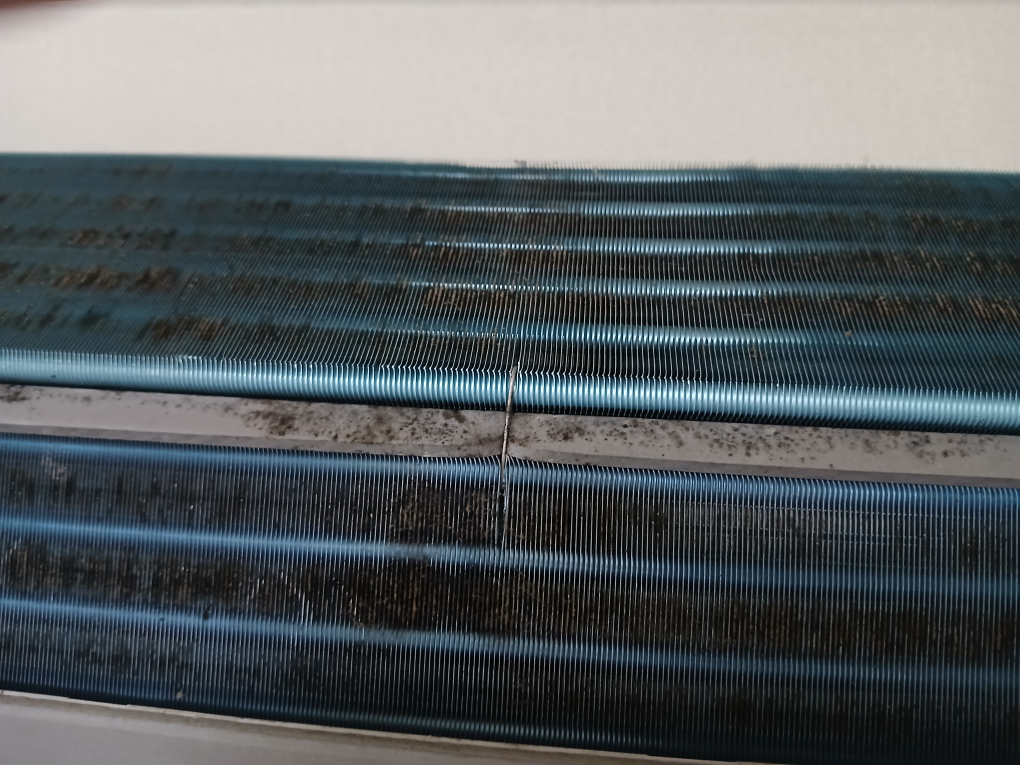
#> input picture hero_selected/YS-N-260601-030_before.jpg, 4080 x 3060 px, given in place of logo_white.png, which was not available (shown at 1/4 size)
$ python gen_ad_thumbs.py
#> lines starting #> are read from the running program, lines starting #| are printed output that depends on the picture; pictures that were not available may be replaced by others from this repository, and a replacement may not be noted
# Naver ad thumbnail generator — gauge-only, top-left white logo with drop shadow.
# Boss spec (2026-07-01 v2):
#   Gauge 002428728 -> 3 variants (tight / room / boost).
#   Logo: logo_white.png at top-left, no white disc. Soft drop shadow for
#   legibility on lighter parts of the outdoor-unit body.
#   Reason for top-left: the gauges sit at right-of-center (red) and mid-left
#   (blue); top-left is the outdoor-unit body / dark backdrop with no subject.

from pathlib import Path
from PIL import Image, ImageDraw, ImageEnhance, ImageFilter, ImageOps

ROOT       = Path(r"C:\Users\butto\Desktop\ollit")
SRC        = ROOT / "hero_selected"
OUT        = SRC / "ad_thumbs"
LOGO_PATH  = ROOT / "public" / "landing" / "assets" / "logo_white.png"

CANVAS         = 1000
LOGO_W         = 400        # 2x from 180 per boss spec (~40% of canvas)
MARGIN         = 32         # distance from canvas edge (top + left)
SHADOW_BLUR    = 6          # gaussian blur radius for drop shadow (scaled with logo)
SHADOW_OFFSET  = (3, 3)     # (dx, dy) shadow displacement (scaled)
SHADOW_ALPHA   = 170        # 0..255

GAUGE = SRC / "KakaoTalk_20260623_002428728.jpg"


def load(path: Path) -> Image.Image:
    im = Image.open(path)
    im = ImageOps.exif_transpose(im)
    return im.convert("RGB")


def center_crop_square(im: Image.Image, shrink: float = 1.0, y_bias: float = 0.5) -> Image.Image:
    w, h = im.size
    side = int(min(w, h) * shrink)
    left = (w - side) // 2
    top  = int((h - side) * y_bias)
    return im.crop((left, top, left + side, top + side))


def to_canvas(im: Image.Image) -> Image.Image:
    return im.resize((CANVAS, CANVAS), Image.LANCZOS)


def boost(im: Image.Image) -> Image.Image:
    im = ImageEnhance.Color(im).enhance(1.45)
    im = ImageEnhance.Contrast(im).enhance(1.30)
    im = ImageEnhance.Sharpness(im).enhance(1.20)
    return im


def prepare_logo() -> Image.Image:
    logo = Image.open(LOGO_PATH).convert("RGBA")
    ratio = LOGO_W / logo.width
    new_h = max(1, int(logo.height * ratio))
    return logo.resize((LOGO_W, new_h), Image.LANCZOS)


def make_shadow(logo_rgba: Image.Image) -> Image.Image:
    """Soft dark shadow derived from the logo's alpha channel."""
    alpha = logo_rgba.split()[-1]
    shadow = Image.new("RGBA", logo_rgba.size, (0, 0, 0, 0))
    # Paint black wherever the logo is opaque, keeping the alpha profile.
    black = Image.new("RGBA", logo_rgba.size, (0, 0, 0, SHADOW_ALPHA))
    shadow.paste(black, mask=alpha)
    return shadow.filter(ImageFilter.GaussianBlur(SHADOW_BLUR))


def paste_logo_top_left(canvas_rgb: Image.Image, logo_rgba: Image.Image) -> Image.Image:
    canvas = canvas_rgb.convert("RGBA")
    shadow = make_shadow(logo_rgba)
    sx = MARGIN + SHADOW_OFFSET[0]
    sy = MARGIN + SHADOW_OFFSET[1]
    canvas.alpha_composite(shadow, (sx, sy))
    canvas.alpha_composite(logo_rgba, (MARGIN, MARGIN))
    return canvas.convert("RGB")


def save_png(im: Image.Image, path: Path) -> None:
    im.save(path, format="PNG", optimize=True)
    kb = path.stat().st_size / 1024
    print(f"  saved: {path.name}  {im.size}  {kb:.1f} KB")


def make_gauge(logo: Image.Image) -> None:
    print("gauge variants (002428728):")
    src = load(GAUGE)
    tight = to_canvas(center_crop_square(src, shrink=0.72, y_bias=0.35))
    room  = to_canvas(center_crop_square(src, shrink=1.00, y_bias=0.40))
    save_png(paste_logo_top_left(tight,        logo), OUT / "gauge_tight_1000.png")
    save_png(paste_logo_top_left(room,         logo), OUT / "gauge_room_1000.png")
    save_png(paste_logo_top_left(boost(tight), logo), OUT / "gauge_boost_1000.png")


def main() -> None:
    OUT.mkdir(parents=True, exist_ok=True)
    logo = prepare_logo()
#> in prepare_logo, `return logo.resize((LOGO_W, new_h), Image.LANCZOS)`:
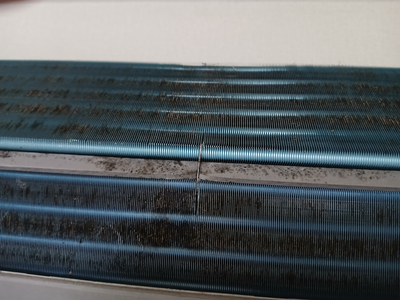
#> returned value: PIL image 400x300 RGBA; mean R, G, B, A 88.2, 94.7, 97.5, 255
    make_gauge(logo)
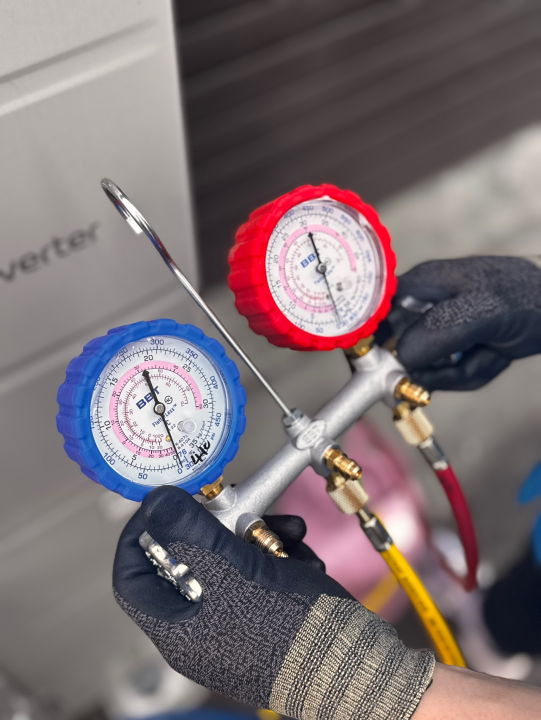
#> input picture hero_selected/KakaoTalk_20260623_002428728.jpg, 1081 x 1440 px, found by its file name (shown at 1/2 size)
#> in load, im is the input picture: PIL image 1081x1440 RGB; mean R, G, B 123.8, 112.1, 115.5
#> in center_crop_square, `return im.crop((left, top, left + side, top + side))`:
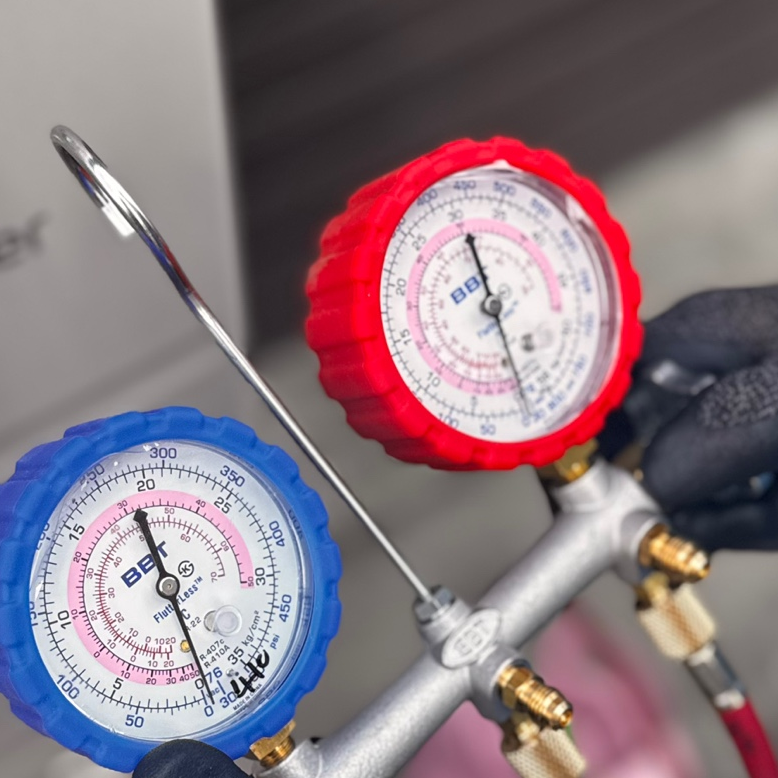
#> returned value: PIL image 778x778 RGB; mean R, G, B 137.9, 120.3, 129.3
#> call 2 of center_crop_square, with shrink = 1, y_bias = 0.4
#> in center_crop_square (call 2), `return im.crop((left, top, left + side, top + side))`:
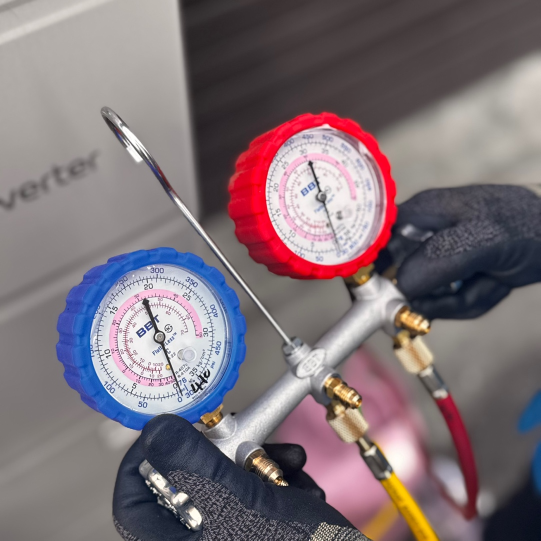
#> returned value: PIL image 1081x1081 RGB (shown at 1/2 size); mean R, G, B 127.2, 114.4, 120
#> in make_shadow, `alpha = logo_rgba.split()[-1]`: alpha: PIL image 400x300 L; every value is 255
#> in make_shadow, `shadow = Image.new("RGBA", logo_rgba.size, (0, 0, 0, 0))`: shadow: PIL image 400x300 RGBA; every value is 0
#> in paste_logo_top_left, `canvas.alpha_composite(shadow, (sx, sy))`:
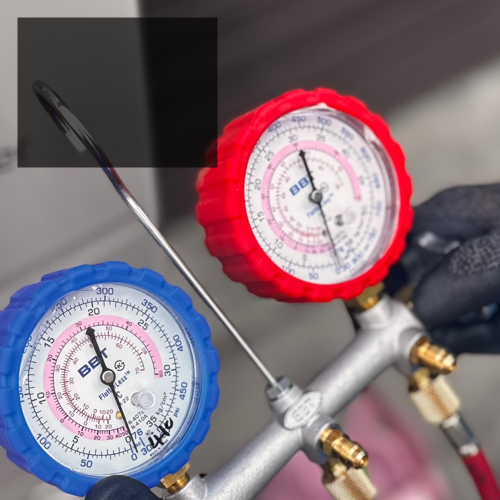
#> canvas: PIL image 1000x1000 RGBA (shown at 1/2 size); mean R, G, B, A 128, 111, 119.9, 255
#> in paste_logo_top_left, `canvas.alpha_composite(logo_rgba, (MARGIN, MARGIN))`:
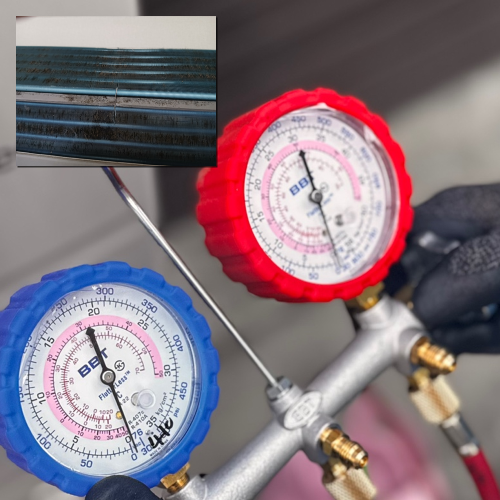
#> canvas: PIL image 1000x1000 RGBA (shown at 1/2 size); mean R, G, B, A 133.3, 117.4, 126.8, 255
    print("done.")


if __name__ == "__main__":
#> (the run stopped early here; a loop or call above may not have finished)
